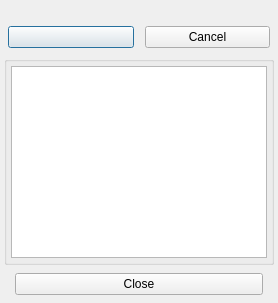
<?xml version="1.0" encoding="UTF-8"?>
<ui version="4.0">
 <class>ProgressDialog</class>
 <widget class="QDialog">
  <property name="modal">
   <bool>true</bool>
  </property>
  <layout class="QVBoxLayout" name="verticalLayout">
   <item>
    <widget class="QLabel" name="progressLabel">
     <property name="alignment">
      <enum>Qt::AlignCenter</enum>
     </property>
    </widget>
   </item>
   <item>
    <widget class="QWidget" name="progressButtonsWidget_1">
     <layout class="QHBoxLayout">
      <item>
       <widget class="QPushButton" name="detailsPushButton"/>
      </item>
      <item>
       <spacer>
        <property name="orientation">
         <enum>Qt::Horizontal</enum>
        </property>
       </spacer>
      </item>
      <item>
       <widget class="QPushButton" name="cancelPushButton">
        <property name="text">
         <string>Cancel</string>
        </property>
       </widget>
      </item>
     </layout>
    </widget>
   </item>
   <item>
    <widget class="QGroupBox" name="detailsGroupBox">
     <layout class="QVBoxLayout">
      <item>
       <widget class="QPlainTextEdit" name="outputTextEdit">
        <property name="readOnly">
         <bool>true</bool>
        </property>
        <property name="undoRedoEnabled">
         <bool>false</bool>
        </property>
       </widget>
      </item>
     </layout>
    </widget>
   </item>
   <item>
    <widget class="QWidget" name="progressButtonsWidget_2">
     <layout class="QHBoxLayout">
      <item>
       <spacer>
        <property name="orientation">
         <enum>Qt::Horizontal</enum>
        </property>
       </spacer>
      </item>
      <item>
       <widget class="QPushButton" name="closePushButton">
        <property name="text">
         <string>Close</string>
        </property>
       </widget>
      </item>
      <item>
       <spacer>
        <property name="orientation">
         <enum>Qt::Horizontal</enum>
        </property>
       </spacer>
      </item>
     </layout>
    </widget>
   </item>
  </layout>
 </widget>
 <layoutdefault spacing="4" margin="4"/>
 <resources/>
 <connections/>
 <buttongroups/>
</ui>
